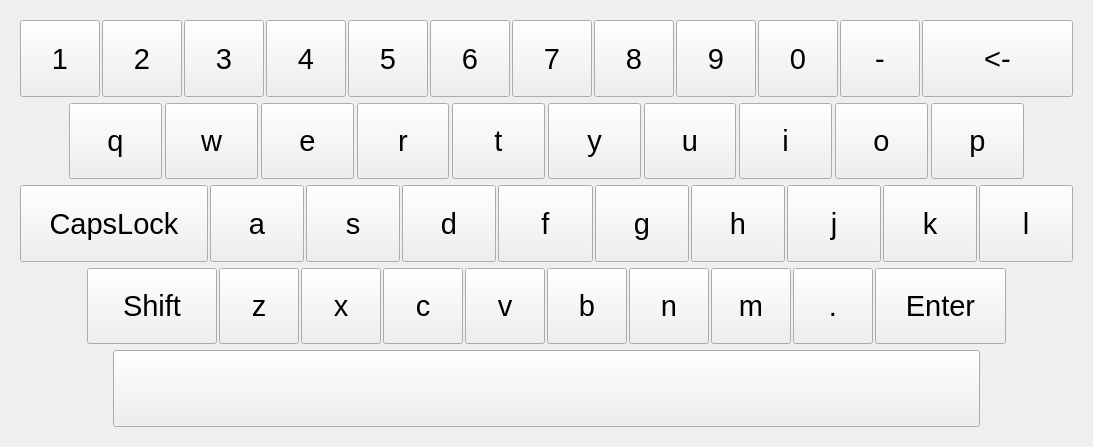
<?xml version="1.0" encoding="UTF-8"?>
<ui version="4.0">
 <class>FullKeyboard</class>
 <widget class="QWidget" name="FullKeyboard">
  <property name="geometry">
   <rect>
    <x>0</x>
    <y>0</y>
    <width>1093</width>
    <height>447</height>
   </rect>
  </property>
  <property name="windowTitle">
   <string>Form</string>
  </property>
  <layout class="QGridLayout" name="gridLayout">
   <item row="0" column="0">
    <widget class="QWidget" name="widget" native="true">
     <property name="sizePolicy">
      <sizepolicy hsizetype="Preferred" vsizetype="Preferred">
       <horstretch>15</horstretch>
       <verstretch>0</verstretch>
      </sizepolicy>
     </property>
     <layout class="QVBoxLayout" name="verticalLayout_2">
      <property name="spacing">
       <number>6</number>
      </property>
      <item>
       <layout class="QHBoxLayout" name="horizontalLayout" stretch="2,2,2,2,2,2,2,2,2,2,2,4">
        <property name="spacing">
         <number>2</number>
        </property>
        <item>
         <widget class="QPushButton" name="key_id002">
          <property name="sizePolicy">
           <sizepolicy hsizetype="Preferred" vsizetype="Expanding">
            <horstretch>0</horstretch>
            <verstretch>0</verstretch>
           </sizepolicy>
          </property>
          <property name="font">
           <font>
            <pointsize>22</pointsize>
           </font>
          </property>
          <property name="focusPolicy">
           <enum>Qt::NoFocus</enum>
          </property>
          <property name="text">
           <string>1</string>
          </property>
          <property name="key" stdset="0">
           <string>1</string>
          </property>
          <property name="shift_enabled" stdset="0">
           <bool>false</bool>
          </property>
         </widget>
        </item>
        <item>
         <widget class="QPushButton" name="key_id003">
          <property name="sizePolicy">
           <sizepolicy hsizetype="Preferred" vsizetype="Expanding">
            <horstretch>0</horstretch>
            <verstretch>0</verstretch>
           </sizepolicy>
          </property>
          <property name="font">
           <font>
            <pointsize>22</pointsize>
           </font>
          </property>
          <property name="focusPolicy">
           <enum>Qt::NoFocus</enum>
          </property>
          <property name="text">
           <string>2</string>
          </property>
          <property name="shift_key" stdset="0">
           <string>@</string>
          </property>
          <property name="key" stdset="0">
           <string>2</string>
          </property>
          <property name="shift_enabled" stdset="0">
           <bool>true</bool>
          </property>
         </widget>
        </item>
        <item>
         <widget class="QPushButton" name="key_id004">
          <property name="sizePolicy">
           <sizepolicy hsizetype="Preferred" vsizetype="Expanding">
            <horstretch>0</horstretch>
            <verstretch>0</verstretch>
           </sizepolicy>
          </property>
          <property name="font">
           <font>
            <pointsize>22</pointsize>
           </font>
          </property>
          <property name="focusPolicy">
           <enum>Qt::NoFocus</enum>
          </property>
          <property name="text">
           <string>3</string>
          </property>
          <property name="key" stdset="0">
           <string>3</string>
          </property>
          <property name="shift_enabled" stdset="0">
           <bool>false</bool>
          </property>
         </widget>
        </item>
        <item>
         <widget class="QPushButton" name="key_id005">
          <property name="sizePolicy">
           <sizepolicy hsizetype="Preferred" vsizetype="Expanding">
            <horstretch>0</horstretch>
            <verstretch>0</verstretch>
           </sizepolicy>
          </property>
          <property name="font">
           <font>
            <pointsize>22</pointsize>
           </font>
          </property>
          <property name="focusPolicy">
           <enum>Qt::NoFocus</enum>
          </property>
          <property name="text">
           <string>4</string>
          </property>
          <property name="key" stdset="0">
           <string>4</string>
          </property>
          <property name="shift_enabled" stdset="0">
           <bool>false</bool>
          </property>
         </widget>
        </item>
        <item>
         <widget class="QPushButton" name="key_id006">
          <property name="sizePolicy">
           <sizepolicy hsizetype="Preferred" vsizetype="Expanding">
            <horstretch>0</horstretch>
            <verstretch>0</verstretch>
           </sizepolicy>
          </property>
          <property name="font">
           <font>
            <pointsize>22</pointsize>
           </font>
          </property>
          <property name="focusPolicy">
           <enum>Qt::NoFocus</enum>
          </property>
          <property name="text">
           <string>5</string>
          </property>
          <property name="key" stdset="0">
           <string>5</string>
          </property>
          <property name="shift_enabled" stdset="0">
           <bool>false</bool>
          </property>
         </widget>
        </item>
        <item>
         <widget class="QPushButton" name="key_id007">
          <property name="sizePolicy">
           <sizepolicy hsizetype="Preferred" vsizetype="Expanding">
            <horstretch>0</horstretch>
            <verstretch>0</verstretch>
           </sizepolicy>
          </property>
          <property name="font">
           <font>
            <pointsize>22</pointsize>
           </font>
          </property>
          <property name="focusPolicy">
           <enum>Qt::NoFocus</enum>
          </property>
          <property name="text">
           <string>6</string>
          </property>
          <property name="key" stdset="0">
           <string>6</string>
          </property>
          <property name="shift_enabled" stdset="0">
           <bool>false</bool>
          </property>
         </widget>
        </item>
        <item>
         <widget class="QPushButton" name="key_id008">
          <property name="sizePolicy">
           <sizepolicy hsizetype="Preferred" vsizetype="Expanding">
            <horstretch>0</horstretch>
            <verstretch>0</verstretch>
           </sizepolicy>
          </property>
          <property name="font">
           <font>
            <pointsize>22</pointsize>
           </font>
          </property>
          <property name="focusPolicy">
           <enum>Qt::NoFocus</enum>
          </property>
          <property name="text">
           <string>7</string>
          </property>
          <property name="key" stdset="0">
           <string>7</string>
          </property>
          <property name="shift_enabled" stdset="0">
           <bool>false</bool>
          </property>
         </widget>
        </item>
        <item>
         <widget class="QPushButton" name="key_id009">
          <property name="sizePolicy">
           <sizepolicy hsizetype="Preferred" vsizetype="Expanding">
            <horstretch>0</horstretch>
            <verstretch>0</verstretch>
           </sizepolicy>
          </property>
          <property name="font">
           <font>
            <pointsize>22</pointsize>
           </font>
          </property>
          <property name="focusPolicy">
           <enum>Qt::NoFocus</enum>
          </property>
          <property name="text">
           <string>8</string>
          </property>
          <property name="key" stdset="0">
           <string>8</string>
          </property>
          <property name="shift_enabled" stdset="0">
           <bool>false</bool>
          </property>
         </widget>
        </item>
        <item>
         <widget class="QPushButton" name="key_id010">
          <property name="sizePolicy">
           <sizepolicy hsizetype="Preferred" vsizetype="Expanding">
            <horstretch>0</horstretch>
            <verstretch>0</verstretch>
           </sizepolicy>
          </property>
          <property name="font">
           <font>
            <pointsize>22</pointsize>
           </font>
          </property>
          <property name="focusPolicy">
           <enum>Qt::NoFocus</enum>
          </property>
          <property name="text">
           <string>9</string>
          </property>
          <property name="key" stdset="0">
           <string>9</string>
          </property>
          <property name="shift_enabled" stdset="0">
           <bool>false</bool>
          </property>
         </widget>
        </item>
        <item>
         <widget class="QPushButton" name="key_id011">
          <property name="sizePolicy">
           <sizepolicy hsizetype="Preferred" vsizetype="Expanding">
            <horstretch>0</horstretch>
            <verstretch>0</verstretch>
           </sizepolicy>
          </property>
          <property name="font">
           <font>
            <pointsize>22</pointsize>
           </font>
          </property>
          <property name="focusPolicy">
           <enum>Qt::NoFocus</enum>
          </property>
          <property name="text">
           <string>0</string>
          </property>
          <property name="key" stdset="0">
           <string>0</string>
          </property>
          <property name="shift_enabled" stdset="0">
           <bool>false</bool>
          </property>
         </widget>
        </item>
        <item>
         <widget class="QPushButton" name="key_id012">
          <property name="sizePolicy">
           <sizepolicy hsizetype="Preferred" vsizetype="Expanding">
            <horstretch>0</horstretch>
            <verstretch>0</verstretch>
           </sizepolicy>
          </property>
          <property name="font">
           <font>
            <pointsize>22</pointsize>
           </font>
          </property>
          <property name="focusPolicy">
           <enum>Qt::NoFocus</enum>
          </property>
          <property name="text">
           <string>-</string>
          </property>
          <property name="key" stdset="0">
           <string>-</string>
          </property>
          <property name="shift_enabled" stdset="0">
           <string/>
          </property>
         </widget>
        </item>
        <item>
         <widget class="QPushButton" name="key_id14">
          <property name="sizePolicy">
           <sizepolicy hsizetype="Preferred" vsizetype="Expanding">
            <horstretch>0</horstretch>
            <verstretch>0</verstretch>
           </sizepolicy>
          </property>
          <property name="font">
           <font>
            <pointsize>22</pointsize>
           </font>
          </property>
          <property name="focusPolicy">
           <enum>Qt::NoFocus</enum>
          </property>
          <property name="text">
           <string>&lt;-</string>
          </property>
          <property name="key" stdset="0">
           <string>Backspace</string>
          </property>
          <property name="shift_key" stdset="0">
           <string>Backspace</string>
          </property>
          <property name="shift_enabled" stdset="0">
           <bool>true</bool>
          </property>
         </widget>
        </item>
       </layout>
      </item>
      <item>
       <layout class="QHBoxLayout" name="horizontalLayout_2" stretch="1,0,0,0,0,0,0,0,0,0,0,1">
        <property name="spacing">
         <number>3</number>
        </property>
        <item>
         <widget class="QWidget" name="widget_2" native="true">
          <property name="sizePolicy">
           <sizepolicy hsizetype="Preferred" vsizetype="Preferred">
            <horstretch>1</horstretch>
            <verstretch>1</verstretch>
           </sizepolicy>
          </property>
         </widget>
        </item>
        <item>
         <widget class="QPushButton" name="key_id016">
          <property name="sizePolicy">
           <sizepolicy hsizetype="Expanding" vsizetype="MinimumExpanding">
            <horstretch>2</horstretch>
            <verstretch>3</verstretch>
           </sizepolicy>
          </property>
          <property name="font">
           <font>
            <pointsize>22</pointsize>
           </font>
          </property>
          <property name="focusPolicy">
           <enum>Qt::NoFocus</enum>
          </property>
          <property name="text">
           <string>q</string>
          </property>
          <property name="key" stdset="0">
           <string>Q</string>
          </property>
          <property name="shift_enabled" stdset="0">
           <bool>true</bool>
          </property>
         </widget>
        </item>
        <item>
         <widget class="QPushButton" name="key_id017">
          <property name="sizePolicy">
           <sizepolicy hsizetype="Expanding" vsizetype="MinimumExpanding">
            <horstretch>2</horstretch>
            <verstretch>3</verstretch>
           </sizepolicy>
          </property>
          <property name="font">
           <font>
            <pointsize>22</pointsize>
           </font>
          </property>
          <property name="focusPolicy">
           <enum>Qt::NoFocus</enum>
          </property>
          <property name="text">
           <string>w</string>
          </property>
          <property name="key" stdset="0">
           <string>W</string>
          </property>
          <property name="shift_enabled" stdset="0">
           <bool>true</bool>
          </property>
         </widget>
        </item>
        <item>
         <widget class="QPushButton" name="key_id018">
          <property name="sizePolicy">
           <sizepolicy hsizetype="Expanding" vsizetype="MinimumExpanding">
            <horstretch>2</horstretch>
            <verstretch>3</verstretch>
           </sizepolicy>
          </property>
          <property name="font">
           <font>
            <pointsize>22</pointsize>
           </font>
          </property>
          <property name="focusPolicy">
           <enum>Qt::NoFocus</enum>
          </property>
          <property name="text">
           <string>e</string>
          </property>
          <property name="key" stdset="0">
           <string>E</string>
          </property>
          <property name="shift_enabled" stdset="0">
           <bool>true</bool>
          </property>
         </widget>
        </item>
        <item>
         <widget class="QPushButton" name="key_id019">
          <property name="sizePolicy">
           <sizepolicy hsizetype="Expanding" vsizetype="MinimumExpanding">
            <horstretch>2</horstretch>
            <verstretch>3</verstretch>
           </sizepolicy>
          </property>
          <property name="font">
           <font>
            <pointsize>22</pointsize>
           </font>
          </property>
          <property name="focusPolicy">
           <enum>Qt::NoFocus</enum>
          </property>
          <property name="text">
           <string>r</string>
          </property>
          <property name="key" stdset="0">
           <string>R</string>
          </property>
          <property name="shift_enabled" stdset="0">
           <bool>true</bool>
          </property>
         </widget>
        </item>
        <item>
         <widget class="QPushButton" name="key_id020">
          <property name="sizePolicy">
           <sizepolicy hsizetype="Expanding" vsizetype="MinimumExpanding">
            <horstretch>2</horstretch>
            <verstretch>3</verstretch>
           </sizepolicy>
          </property>
          <property name="font">
           <font>
            <pointsize>22</pointsize>
           </font>
          </property>
          <property name="focusPolicy">
           <enum>Qt::NoFocus</enum>
          </property>
          <property name="text">
           <string>t</string>
          </property>
          <property name="key" stdset="0">
           <string>T</string>
          </property>
          <property name="shift_enabled" stdset="0">
           <bool>true</bool>
          </property>
         </widget>
        </item>
        <item>
         <widget class="QPushButton" name="key_id021">
          <property name="sizePolicy">
           <sizepolicy hsizetype="Expanding" vsizetype="MinimumExpanding">
            <horstretch>2</horstretch>
            <verstretch>3</verstretch>
           </sizepolicy>
          </property>
          <property name="font">
           <font>
            <pointsize>22</pointsize>
           </font>
          </property>
          <property name="focusPolicy">
           <enum>Qt::NoFocus</enum>
          </property>
          <property name="text">
           <string>y</string>
          </property>
          <property name="key" stdset="0">
           <string>Y</string>
          </property>
          <property name="shift_enabled" stdset="0">
           <bool>true</bool>
          </property>
         </widget>
        </item>
        <item>
         <widget class="QPushButton" name="key_id022">
          <property name="sizePolicy">
           <sizepolicy hsizetype="Expanding" vsizetype="MinimumExpanding">
            <horstretch>2</horstretch>
            <verstretch>3</verstretch>
           </sizepolicy>
          </property>
          <property name="font">
           <font>
            <pointsize>22</pointsize>
           </font>
          </property>
          <property name="focusPolicy">
           <enum>Qt::NoFocus</enum>
          </property>
          <property name="text">
           <string>u</string>
          </property>
          <property name="key" stdset="0">
           <string>U</string>
          </property>
          <property name="shift_enabled" stdset="0">
           <bool>true</bool>
          </property>
         </widget>
        </item>
        <item>
         <widget class="QPushButton" name="key_id023">
          <property name="sizePolicy">
           <sizepolicy hsizetype="Expanding" vsizetype="MinimumExpanding">
            <horstretch>2</horstretch>
            <verstretch>3</verstretch>
           </sizepolicy>
          </property>
          <property name="font">
           <font>
            <pointsize>22</pointsize>
           </font>
          </property>
          <property name="focusPolicy">
           <enum>Qt::NoFocus</enum>
          </property>
          <property name="text">
           <string>i</string>
          </property>
          <property name="key" stdset="0">
           <string>I</string>
          </property>
          <property name="shift_enabled" stdset="0">
           <bool>true</bool>
          </property>
         </widget>
        </item>
        <item>
         <widget class="QPushButton" name="key_id024">
          <property name="sizePolicy">
           <sizepolicy hsizetype="Expanding" vsizetype="MinimumExpanding">
            <horstretch>2</horstretch>
            <verstretch>3</verstretch>
           </sizepolicy>
          </property>
          <property name="font">
           <font>
            <pointsize>22</pointsize>
           </font>
          </property>
          <property name="focusPolicy">
           <enum>Qt::NoFocus</enum>
          </property>
          <property name="text">
           <string>o</string>
          </property>
          <property name="key" stdset="0">
           <string>O</string>
          </property>
          <property name="shift_enabled" stdset="0">
           <bool>true</bool>
          </property>
         </widget>
        </item>
        <item>
         <widget class="QPushButton" name="key_id025">
          <property name="sizePolicy">
           <sizepolicy hsizetype="Expanding" vsizetype="MinimumExpanding">
            <horstretch>2</horstretch>
            <verstretch>3</verstretch>
           </sizepolicy>
          </property>
          <property name="font">
           <font>
            <pointsize>22</pointsize>
           </font>
          </property>
          <property name="focusPolicy">
           <enum>Qt::NoFocus</enum>
          </property>
          <property name="text">
           <string>p</string>
          </property>
          <property name="key" stdset="0">
           <string>P</string>
          </property>
          <property name="shift_enabled" stdset="0">
           <bool>true</bool>
          </property>
         </widget>
        </item>
        <item>
         <widget class="QWidget" name="widget_9" native="true">
          <property name="sizePolicy">
           <sizepolicy hsizetype="Expanding" vsizetype="Preferred">
            <horstretch>1</horstretch>
            <verstretch>1</verstretch>
           </sizepolicy>
          </property>
         </widget>
        </item>
       </layout>
      </item>
      <item>
       <layout class="QHBoxLayout" name="horizontalLayout_4" stretch="4,2,2,2,2,2,2,2,2,2">
        <property name="spacing">
         <number>2</number>
        </property>
        <item>
         <widget class="QPushButton" name="key_id58">
          <property name="sizePolicy">
           <sizepolicy hsizetype="Minimum" vsizetype="Expanding">
            <horstretch>0</horstretch>
            <verstretch>0</verstretch>
           </sizepolicy>
          </property>
          <property name="font">
           <font>
            <pointsize>22</pointsize>
           </font>
          </property>
          <property name="focusPolicy">
           <enum>Qt::NoFocus</enum>
          </property>
          <property name="text">
           <string>CapsLock</string>
          </property>
          <property name="modifier" stdset="0">
           <string>CAPSLOCK</string>
          </property>
         </widget>
        </item>
        <item>
         <widget class="QPushButton" name="key_id65">
          <property name="sizePolicy">
           <sizepolicy hsizetype="Minimum" vsizetype="Expanding">
            <horstretch>0</horstretch>
            <verstretch>0</verstretch>
           </sizepolicy>
          </property>
          <property name="font">
           <font>
            <pointsize>22</pointsize>
           </font>
          </property>
          <property name="focusPolicy">
           <enum>Qt::NoFocus</enum>
          </property>
          <property name="text">
           <string>a</string>
          </property>
          <property name="key" stdset="0">
           <string>A</string>
          </property>
          <property name="shift_enabled" stdset="0">
           <bool>true</bool>
          </property>
         </widget>
        </item>
        <item>
         <widget class="QPushButton" name="key_id83">
          <property name="sizePolicy">
           <sizepolicy hsizetype="Minimum" vsizetype="Expanding">
            <horstretch>0</horstretch>
            <verstretch>0</verstretch>
           </sizepolicy>
          </property>
          <property name="font">
           <font>
            <pointsize>22</pointsize>
           </font>
          </property>
          <property name="focusPolicy">
           <enum>Qt::NoFocus</enum>
          </property>
          <property name="text">
           <string>s</string>
          </property>
          <property name="key" stdset="0">
           <string>S</string>
          </property>
          <property name="shift_enabled" stdset="0">
           <bool>true</bool>
          </property>
         </widget>
        </item>
        <item>
         <widget class="QPushButton" name="key_id68">
          <property name="sizePolicy">
           <sizepolicy hsizetype="Minimum" vsizetype="Expanding">
            <horstretch>0</horstretch>
            <verstretch>0</verstretch>
           </sizepolicy>
          </property>
          <property name="font">
           <font>
            <pointsize>22</pointsize>
           </font>
          </property>
          <property name="focusPolicy">
           <enum>Qt::NoFocus</enum>
          </property>
          <property name="text">
           <string>d</string>
          </property>
          <property name="key" stdset="0">
           <string>D</string>
          </property>
          <property name="shift_enabled" stdset="0">
           <bool>true</bool>
          </property>
         </widget>
        </item>
        <item>
         <widget class="QPushButton" name="key_id70">
          <property name="sizePolicy">
           <sizepolicy hsizetype="Minimum" vsizetype="Expanding">
            <horstretch>0</horstretch>
            <verstretch>0</verstretch>
           </sizepolicy>
          </property>
          <property name="font">
           <font>
            <pointsize>22</pointsize>
           </font>
          </property>
          <property name="focusPolicy">
           <enum>Qt::NoFocus</enum>
          </property>
          <property name="text">
           <string>f</string>
          </property>
          <property name="key" stdset="0">
           <string>F</string>
          </property>
          <property name="shift_enabled" stdset="0">
           <bool>true</bool>
          </property>
         </widget>
        </item>
        <item>
         <widget class="QPushButton" name="key_id71">
          <property name="sizePolicy">
           <sizepolicy hsizetype="Minimum" vsizetype="Expanding">
            <horstretch>0</horstretch>
            <verstretch>0</verstretch>
           </sizepolicy>
          </property>
          <property name="font">
           <font>
            <pointsize>22</pointsize>
           </font>
          </property>
          <property name="focusPolicy">
           <enum>Qt::NoFocus</enum>
          </property>
          <property name="text">
           <string>g</string>
          </property>
          <property name="key" stdset="0">
           <string>G</string>
          </property>
          <property name="shift_enabled" stdset="0">
           <bool>true</bool>
          </property>
         </widget>
        </item>
        <item>
         <widget class="QPushButton" name="key_id72">
          <property name="sizePolicy">
           <sizepolicy hsizetype="Minimum" vsizetype="Expanding">
            <horstretch>0</horstretch>
            <verstretch>0</verstretch>
           </sizepolicy>
          </property>
          <property name="font">
           <font>
            <pointsize>22</pointsize>
           </font>
          </property>
          <property name="focusPolicy">
           <enum>Qt::NoFocus</enum>
          </property>
          <property name="text">
           <string>h</string>
          </property>
          <property name="key" stdset="0">
           <string>H</string>
          </property>
          <property name="shift_enabled" stdset="0">
           <bool>true</bool>
          </property>
         </widget>
        </item>
        <item>
         <widget class="QPushButton" name="key_id74">
          <property name="sizePolicy">
           <sizepolicy hsizetype="Minimum" vsizetype="Expanding">
            <horstretch>0</horstretch>
            <verstretch>0</verstretch>
           </sizepolicy>
          </property>
          <property name="font">
           <font>
            <pointsize>22</pointsize>
           </font>
          </property>
          <property name="focusPolicy">
           <enum>Qt::NoFocus</enum>
          </property>
          <property name="text">
           <string>j</string>
          </property>
          <property name="key" stdset="0">
           <string>J</string>
          </property>
          <property name="shift_enabled" stdset="0">
           <bool>true</bool>
          </property>
         </widget>
        </item>
        <item>
         <widget class="QPushButton" name="key_id75">
          <property name="sizePolicy">
           <sizepolicy hsizetype="Minimum" vsizetype="Expanding">
            <horstretch>0</horstretch>
            <verstretch>0</verstretch>
           </sizepolicy>
          </property>
          <property name="font">
           <font>
            <pointsize>22</pointsize>
           </font>
          </property>
          <property name="focusPolicy">
           <enum>Qt::NoFocus</enum>
          </property>
          <property name="text">
           <string>k</string>
          </property>
          <property name="key" stdset="0">
           <string>K</string>
          </property>
          <property name="shift_enabled" stdset="0">
           <bool>true</bool>
          </property>
         </widget>
        </item>
        <item>
         <widget class="QPushButton" name="key_id76">
          <property name="sizePolicy">
           <sizepolicy hsizetype="Minimum" vsizetype="Expanding">
            <horstretch>0</horstretch>
            <verstretch>0</verstretch>
           </sizepolicy>
          </property>
          <property name="font">
           <font>
            <pointsize>22</pointsize>
           </font>
          </property>
          <property name="focusPolicy">
           <enum>Qt::NoFocus</enum>
          </property>
          <property name="text">
           <string>l</string>
          </property>
          <property name="key" stdset="0">
           <string>L</string>
          </property>
          <property name="shift_enabled" stdset="0">
           <bool>true</bool>
          </property>
         </widget>
        </item>
       </layout>
      </item>
      <item>
       <layout class="QHBoxLayout" name="horizontalLayout_5" stretch="2,4,2,2,0,0,2,0,2,2,4,2">
        <property name="spacing">
         <number>2</number>
        </property>
        <item>
         <widget class="QWidget" name="widget_4" native="true">
          <property name="sizePolicy">
           <sizepolicy hsizetype="Preferred" vsizetype="Preferred">
            <horstretch>4</horstretch>
            <verstretch>0</verstretch>
           </sizepolicy>
          </property>
         </widget>
        </item>
        <item>
         <widget class="QPushButton" name="key_id16">
          <property name="sizePolicy">
           <sizepolicy hsizetype="Expanding" vsizetype="Expanding">
            <horstretch>10</horstretch>
            <verstretch>0</verstretch>
           </sizepolicy>
          </property>
          <property name="font">
           <font>
            <pointsize>22</pointsize>
           </font>
          </property>
          <property name="focusPolicy">
           <enum>Qt::NoFocus</enum>
          </property>
          <property name="text">
           <string>Shift</string>
          </property>
          <property name="modifier" stdset="0">
           <string>SHIFT</string>
          </property>
         </widget>
        </item>
        <item>
         <widget class="QPushButton" name="key_id90">
          <property name="sizePolicy">
           <sizepolicy hsizetype="Minimum" vsizetype="Expanding">
            <horstretch>0</horstretch>
            <verstretch>0</verstretch>
           </sizepolicy>
          </property>
          <property name="font">
           <font>
            <pointsize>22</pointsize>
           </font>
          </property>
          <property name="focusPolicy">
           <enum>Qt::NoFocus</enum>
          </property>
          <property name="text">
           <string>z</string>
          </property>
          <property name="key" stdset="0">
           <string>Z</string>
          </property>
          <property name="shift_enabled" stdset="0">
           <bool>true</bool>
          </property>
         </widget>
        </item>
        <item>
         <widget class="QPushButton" name="key_id88">
          <property name="sizePolicy">
           <sizepolicy hsizetype="Minimum" vsizetype="Expanding">
            <horstretch>0</horstretch>
            <verstretch>0</verstretch>
           </sizepolicy>
          </property>
          <property name="font">
           <font>
            <pointsize>22</pointsize>
           </font>
          </property>
          <property name="focusPolicy">
           <enum>Qt::NoFocus</enum>
          </property>
          <property name="text">
           <string>x</string>
          </property>
          <property name="key" stdset="0">
           <string>X</string>
          </property>
          <property name="shift_enabled" stdset="0">
           <bool>true</bool>
          </property>
         </widget>
        </item>
        <item>
         <widget class="QPushButton" name="key_id67">
          <property name="sizePolicy">
           <sizepolicy hsizetype="Minimum" vsizetype="Expanding">
            <horstretch>0</horstretch>
            <verstretch>0</verstretch>
           </sizepolicy>
          </property>
          <property name="font">
           <font>
            <pointsize>22</pointsize>
           </font>
          </property>
          <property name="focusPolicy">
           <enum>Qt::NoFocus</enum>
          </property>
          <property name="text">
           <string>c</string>
          </property>
          <property name="key" stdset="0">
           <string>C</string>
          </property>
          <property name="shift_enabled" stdset="0">
           <bool>true</bool>
          </property>
         </widget>
        </item>
        <item>
         <widget class="QPushButton" name="key_id86">
          <property name="sizePolicy">
           <sizepolicy hsizetype="Minimum" vsizetype="Expanding">
            <horstretch>0</horstretch>
            <verstretch>0</verstretch>
           </sizepolicy>
          </property>
          <property name="font">
           <font>
            <pointsize>22</pointsize>
           </font>
          </property>
          <property name="focusPolicy">
           <enum>Qt::NoFocus</enum>
          </property>
          <property name="text">
           <string>v</string>
          </property>
          <property name="key" stdset="0">
           <string>V</string>
          </property>
          <property name="shift_enabled" stdset="0">
           <bool>true</bool>
          </property>
         </widget>
        </item>
        <item>
         <widget class="QPushButton" name="key_id66">
          <property name="sizePolicy">
           <sizepolicy hsizetype="Minimum" vsizetype="Expanding">
            <horstretch>0</horstretch>
            <verstretch>0</verstretch>
           </sizepolicy>
          </property>
          <property name="font">
           <font>
            <pointsize>22</pointsize>
           </font>
          </property>
          <property name="focusPolicy">
           <enum>Qt::NoFocus</enum>
          </property>
          <property name="text">
           <string>b</string>
          </property>
          <property name="key" stdset="0">
           <string>B</string>
          </property>
          <property name="shift_enabled" stdset="0">
           <bool>true</bool>
          </property>
         </widget>
        </item>
        <item>
         <widget class="QPushButton" name="key_id78">
          <property name="sizePolicy">
           <sizepolicy hsizetype="Minimum" vsizetype="Expanding">
            <horstretch>0</horstretch>
            <verstretch>0</verstretch>
           </sizepolicy>
          </property>
          <property name="font">
           <font>
            <pointsize>22</pointsize>
           </font>
          </property>
          <property name="focusPolicy">
           <enum>Qt::NoFocus</enum>
          </property>
          <property name="text">
           <string>n</string>
          </property>
          <property name="key" stdset="0">
           <string>N</string>
          </property>
          <property name="shift_enabled" stdset="0">
           <bool>true</bool>
          </property>
         </widget>
        </item>
        <item>
         <widget class="QPushButton" name="key_id77">
          <property name="sizePolicy">
           <sizepolicy hsizetype="Minimum" vsizetype="Expanding">
            <horstretch>0</horstretch>
            <verstretch>0</verstretch>
           </sizepolicy>
          </property>
          <property name="font">
           <font>
            <pointsize>22</pointsize>
           </font>
          </property>
          <property name="focusPolicy">
           <enum>Qt::NoFocus</enum>
          </property>
          <property name="text">
           <string>m</string>
          </property>
          <property name="key" stdset="0">
           <string>M</string>
          </property>
          <property name="shift_enabled" stdset="0">
           <bool>true</bool>
          </property>
         </widget>
        </item>
        <item>
         <widget class="QPushButton" name="key_id188">
          <property name="sizePolicy">
           <sizepolicy hsizetype="Minimum" vsizetype="Expanding">
            <horstretch>0</horstretch>
            <verstretch>0</verstretch>
           </sizepolicy>
          </property>
          <property name="font">
           <font>
            <pointsize>22</pointsize>
           </font>
          </property>
          <property name="focusPolicy">
           <enum>Qt::NoFocus</enum>
          </property>
          <property name="text">
           <string>.</string>
          </property>
          <property name="key" stdset="0">
           <string>.</string>
          </property>
          <property name="shift_enabled" stdset="0">
           <bool>false</bool>
          </property>
         </widget>
        </item>
        <item>
         <widget class="QPushButton" name="key_id13">
          <property name="sizePolicy">
           <sizepolicy hsizetype="Expanding" vsizetype="Expanding">
            <horstretch>10</horstretch>
            <verstretch>10</verstretch>
           </sizepolicy>
          </property>
          <property name="font">
           <font>
            <pointsize>22</pointsize>
           </font>
          </property>
          <property name="focusPolicy">
           <enum>Qt::NoFocus</enum>
          </property>
          <property name="text">
           <string>Enter</string>
          </property>
          <property name="key" stdset="0">
           <string>Return</string>
          </property>
          <property name="shift_key" stdset="0">
           <string>Return</string>
          </property>
          <property name="shift_enabled" stdset="0">
           <bool>true</bool>
          </property>
         </widget>
        </item>
        <item>
         <widget class="QWidget" name="widget_5" native="true">
          <property name="sizePolicy">
           <sizepolicy hsizetype="Preferred" vsizetype="Preferred">
            <horstretch>4</horstretch>
            <verstretch>0</verstretch>
           </sizepolicy>
          </property>
         </widget>
        </item>
       </layout>
      </item>
      <item>
       <layout class="QHBoxLayout" name="horizontalLayout_6" stretch="1,10,1">
        <item>
         <widget class="QWidget" name="widget_6" native="true">
          <property name="sizePolicy">
           <sizepolicy hsizetype="MinimumExpanding" vsizetype="Preferred">
            <horstretch>5</horstretch>
            <verstretch>0</verstretch>
           </sizepolicy>
          </property>
         </widget>
        </item>
        <item>
         <widget class="QPushButton" name="key_id32">
          <property name="sizePolicy">
           <sizepolicy hsizetype="Expanding" vsizetype="Expanding">
            <horstretch>80</horstretch>
            <verstretch>0</verstretch>
           </sizepolicy>
          </property>
          <property name="focusPolicy">
           <enum>Qt::NoFocus</enum>
          </property>
          <property name="text">
           <string/>
          </property>
          <property name="key" stdset="0">
           <string>Space</string>
          </property>
          <property name="shift_enabled" stdset="0">
           <bool>true</bool>
          </property>
          <property name="shift_key" stdset="0">
           <string>Space</string>
          </property>
         </widget>
        </item>
        <item>
         <widget class="QWidget" name="widget_7" native="true">
          <property name="sizePolicy">
           <sizepolicy hsizetype="MinimumExpanding" vsizetype="Preferred">
            <horstretch>5</horstretch>
            <verstretch>0</verstretch>
           </sizepolicy>
          </property>
         </widget>
        </item>
       </layout>
      </item>
     </layout>
    </widget>
   </item>
  </layout>
 </widget>
 <resources/>
 <connections/>
</ui>
